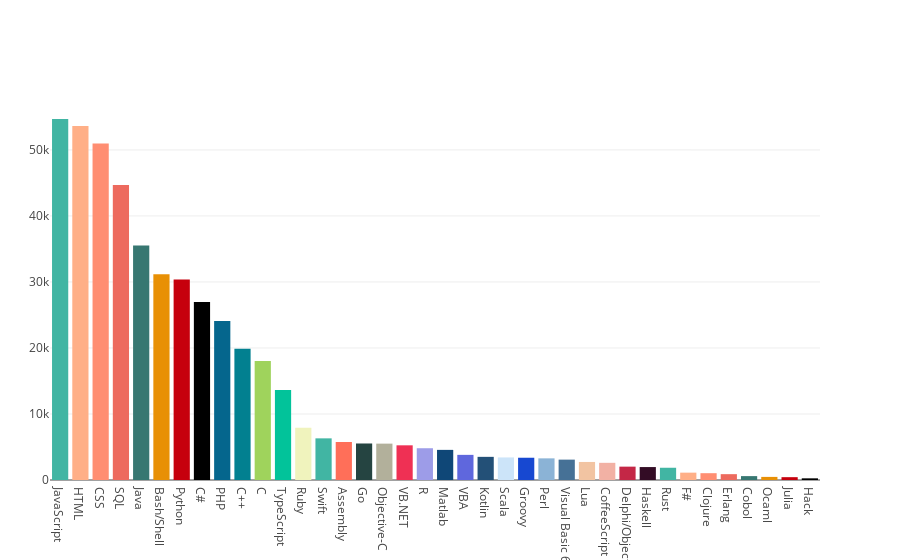

Write notebook code for a chart like this one.
### Markdown cell above
### Most popular/used Programming Languages

### Code cell
horizontarBar(data["LanguageWorkedWith"].dropna(),'v')

### Figure 1 — Plotly figure (JSON) as saved in the notebook; plotly's stock layout.template omitted (floating-point values rounded to 4 significant figures)
{"data": [{"marker": {"color": ["#41B5A3", "#FFAF87", "#FF8E72", "#ED6A5E", "#377771", "#E89005", "#C6000D", "#000000", "#05668D", "#028090", "#9FD35C", "#02C39A", "#F0F3BD", "#41B5A3", "#FF6F59", "#254441", "#B2B09B", "#EF3054", "#9D9CE8", "#0F4777", "#5F67DD", "#235077", "#CCE4F9", "#1748D1", "#8BB3D6", "#467196", "#F2C4A2", "#F2B1A4", "#C42746", "#330C25", "#41B5A3", "#FFAF87", "#FF8E72", "#ED6A5E", "#377771", "#E89005", "#C6000D", "#000000", "#05668D", "#028090", "#9FD35C", "#02C39A", "#F0F3BD", "#41B5A3", "#FF6F59", "#254441", "#B2B09B", "#EF3054", "#9D9CE8", "#0F4777", "#5F67DD", "#235077", "#CCE4F9", "#1748D1", "#8BB3D6", "#467196", "#F2C4A2", "#F2B1A4", "#C42746", "#330C25"]}, "orientation": "v", "type": "bar", "x": ["JavaScript", "HTML", "CSS", "SQL", "Java", "Bash/Shell", "Python", "C#", "PHP", "C++", "C", "TypeScript", "Ruby", "Swift", "Assembly", "Go", "Objective-C", "VB.NET", "R", "Matlab", "VBA", "Kotlin", "Scala", "Groovy", "Perl", "Visual Basic 6", "Lua", "CoffeeScript", "Delphi/Object Pascal", "Haskell", "Rust", "F#", "Clojure", "Erlang", "Cobol", "Ocaml", "Julia", "Hack"], "y": [54685, 53627, 50978, 44669, 35520, 31171, 30358, 26953, 24070, 19871, 18041, 13625, 7910, 6309, 5759, 5531, 5509, 5253, 4812, 4563, 3809, 3507, 3419, 3372, 3279, 3086, 2732, 2602, 2024, 1960, 1856, 1114, 1031, 885, 589, 469, 429, 253]}], "layout": {"margin": {"l": 50}}}
